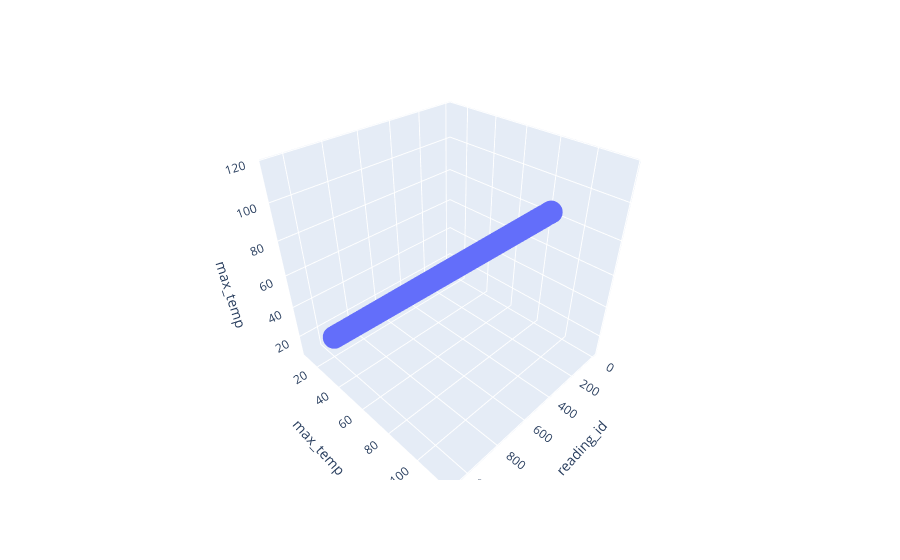

Notebook code for this chart:
### Code cell
import plotly.express as px
df = data
fig = px.scatter_3d(df, x, y, z,
              )
fig.show()

### Figure 1 — Plotly figure (JSON) as saved in the notebook; plotly's stock layout.template omitted (floating-point values rounded to 4 significant figures; data arrays with more than 128 entries replaced by an {"elided": "..."} marker saying what was removed)
{"data": [{"hovertemplate": "reading_id=%{x}<br>max_temp=%{z}<extra></extra>", "legendgroup": "", "marker": {"color": "#636efa", "symbol": "circle"}, "mode": "markers", "name": "", "scene": "scene", "showlegend": false, "type": "scatter3d", "x": {"elided": "1077 int values"}, "y": {"elided": "1077 int values"}, "z": {"elided": "1077 int values"}}], "layout": {"legend": {"tracegroupgap": 0}, "margin": {"t": 60}, "scene": {"domain": {"x": [0, 1], "y": [0, 1]}, "xaxis": {"title": {"text": "reading_id"}}, "yaxis": {"title": {"text": "max_temp"}}, "zaxis": {"title": {"text": "max_temp"}}}}}
